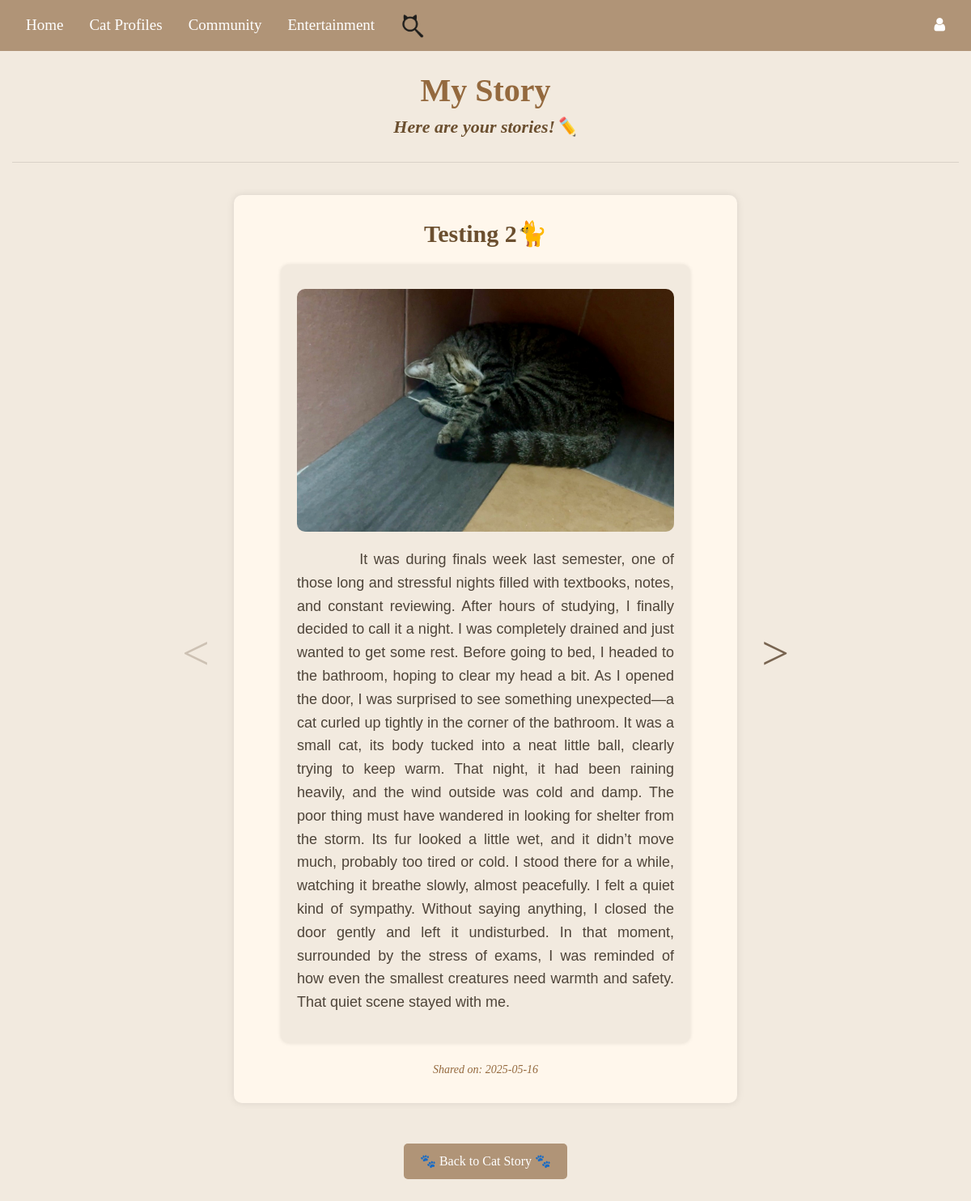
The app's page /my_story (signed in) with its own data.
### Website/models.py (models this page shows)
class Story(db.Model):
    id = db.Column(db.Integer, primary_key=True)
    user_id = db.Column(db.Integer, db.ForeignKey("user.id"), nullable=False)
    image_filename = db.Column(db.String(150), nullable=False)
    caption = db.Column(db.String(255), nullable=False)
    story_text = db.Column(db.Text, nullable=False)
    created_at = db.Column(db.DateTime, default=datetime.utcnow)
    user = db.relationship("User", backref="stories")

### Website/auth.py (the view)
@auth.route('/my_story')
def my_story():
    if not current_user.is_authenticated:
        flash("You must be logged in to view your story!", category="error")
        return redirect(url_for('auth.login'))
    user_stories = Story.query.filter_by(user_id=current_user.id).order_by(Story.created_at.desc()).all()
    total = len(user_stories)
    index = request.args.get('index', 0, type=int)
    index = max(0, min(index, total - 1))
    return render_template(
        "my_story.html",
        user_stories=user_stories,
        index=index,
        total=total,
        user=current_user
    )

### Website/templates/my_story.html (shortened to what this page needs)
{% extends "base.html" %}
{% block content %}
<h2>My Story</h2>
<h5>Here are your stories!✏️</h5>
<hr>
{% if user_stories %}
<div class="story-navigation">
    {% if index > 0 %}
        <a href="{{ url_for('auth.my_story', index=index-1) }}" class="navigation-arrow">&lt;</a>
    {% else %}
        <span class="navigation-arrow disabled">&lt;</span>
    {% endif %}
    <div class="container">
        <h3 class="caption-title">{{ user_stories[index].caption }}🐈</h3>
        <div class="story-container">
            <div class="image-container">
                <img src="{{ url_for('auth.uploaded_file', filename=user_stories[index].image_filename) }}"
                     alt="Story Image"
                     onclick="toggleModal('{{ url_for('auth.uploaded_file', filename=user_stories[index].image_filename) }}')">
            </div>
            <div class="story-content">
                <p class="story-text">&nbsp;&nbsp;&nbsp;&nbsp;&nbsp;&nbsp;&nbsp;&nbsp;&nbsp;
                    {{ user_stories[index].story_text }}
                </p>
            </div>
        </div>
        <small class="timestamp">Shared on: {{ user_stories[index].created_at.strftime('%Y-%m-%d') }}</small>
    </div>
    {% if index + 1 < total %}
        <a href="{{ url_for('auth.my_story', index=index+1) }}" class="navigation-arrow">&gt;</a>
    {% else %}
        <span class="navigation-arrow disabled">&gt;</span>
    {% endif %}
</div>
{% else %}
    <h5 style="text-align: center;">You haven't shared any stories yet!</h5>
{% endif %}
<button onclick="window.location.href='{{ url_for('auth.cat_story') }}'">🐾 Back to Cat Story 🐾</button>
{% endblock %}

### Website/templates/base.html (style rules this page uses)
body { background-color: #f9f4ef; }

### Website/templates/my_story.html (style rules this page uses)
body { background-color: #f2eadf; font-family: 'Times New Roman', serif; color: rgb(78, 68, 57); margin: 0; padding: 0; }
.container { max-width: 1500px; margin-top: 10px; margin-bottom: 20px; padding: 30px; background-color: #fff7ec; border-radius: 10px; box-shadow: 0 0 10px rgba(0, 0, 0, 0.1); text-align: center; }
.story-navigation { display: flex; justify-content: center; align-items: center; gap: 20px; margin-top: 30px; margin-bottom: 30px; margin-left: 200px; margin-right: 200px; }
.navigation-arrow { font-size: 60px; color: rgb(120, 100, 80); text-decoration: none; padding: 10px; }
.navigation-arrow.disabled { color: rgba(120, 100, 80, 0.3); pointer-events: none; cursor: default; }
h2 { font-weight: bold; font-size: 40px; text-align: center; padding-top: 25px; color: #94693e; }
h3 { margin-bottom: 20px; font-weight: bold; color: #6b4f2f; font-size: 30px; }
h5 { font-weight: bold; font-size: 22px; color: #6b4f2f; text-align: center; font-style: italic; margin-bottom: 30px; }
.story-container { background-color: #f2eadf; padding: 20px; border-radius: 10px; margin: 20px auto; box-shadow: 0 0 5px rgba(0, 0, 0, 0.1); text-align: center; width: 90%; }
.image-container { margin-top: 10px; display: flex; justify-content: center; align-items: center; width: 100%; }
.image-container img { width: 500px; height: 300px; object-fit: cover; border-radius: 10px; display: block; transition: transform 0.3s ease-in-out; cursor: pointer; }
.story-text { font-size: 18px; line-height: 1.6; font-family: 'Gill Sans', 'Gill Sans MT', Calibri, 'Trebuchet MS', sans-serif; text-align: justify; margin-top: 20px; }
.timestamp { font-size: 14px; color: #94693e; font-style: italic; }
button { font-family: 'Times New Roman'; background-color: rgb(176, 148, 119); color: white; border: none; padding: 10px 20px; border-radius: 5px; cursor: pointer; display: block; margin: 30px auto; text-align: center; }

### records on screen
Story: caption "Testing 2", image_filename (picture), story_text "It was during finals week last semester, one of those long and stressful nights filled with textbooks, notes, and constant reviewing. After hours of studying, I finally decided to call it a night. I was completely drained and just wanted to get some rest. Before going to bed, I headed to the bathroom, hoping to clear my head a bit. As I opened the door, I was surprised to see something unexpected—a cat curled up tightly in the corner of the bathroom. It was a small cat, its body tucked into a neat little ball, clearly trying to keep warm. That night, it had been raining heavily, and the wind outside was cold and damp. The poor thing must have wandered in looking for shelter from the storm.…", created_at "2025-05-16"
